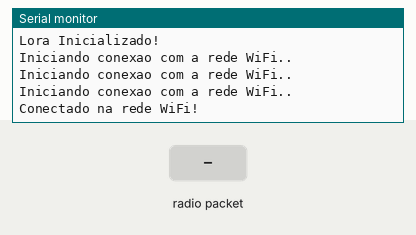
Simulated run of this sketch. Board: ESP32. Shown: the last lines printed to the serial monitor. The inputs (shaded band) are chosen by the test bench. WiFi joins after 1.5 s; servers stay silent unless stated; no radio packets arrive unless stated; no MQTT or app messages arrive unless stated.

Above: at 2.7 s.
2.8 s: radio packet "1" arrives
At 4.4 s:
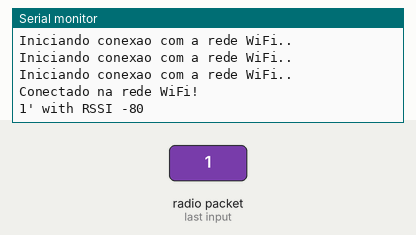
5.3 s: radio packet "0" arrives
At 6.7 s:
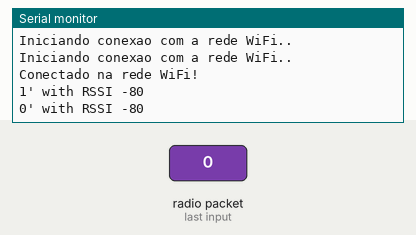
6.8 s: radio packet "2" arrives
At 9.0 s:
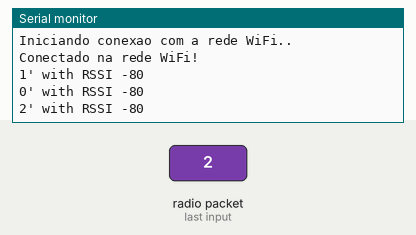

Measured:
- after the input at 2.8 s, the serial monitor: prints a new line after 1.0 s (image 1)
- after the input at 5.3 s, the serial monitor: prints a new line after 1.0 s (image 2)
- after the input at 6.8 s, the serial monitor: prints a new line after 1.0 s (image 3)

The sketch:

SketchReceiver.ino
```cpp
#include <SPI.h>
#include <LoRa.h>

//Definindo os pinos a serem usados no transceiver
#define ss 5
#define rst 14
#define dio0 2
#ifndef MQTT_MAX_PACKET_SIZE
#define MQTT_MAX_PACKET_SIZE 256
#endif
#include <WiFi.h>
#include <MQTT.h>                 //https://github.com/256dpi/arduino-mqtt
MQTTClient client(256);
const char* ssid = "COSTA E SILVA";
const char* password =  "mj12k890";
const char* mqttServer = "192.168.0.18";
const int mqttPort = 1883;
const char* mqttUser = "abcdefg";
const char* mqttPassword = "123456";
WiFiClient espClient;


void setup() {
  client.begin("192.168.0.18", espClient);

  //Frequencia do Monitor Serial
  Serial.begin(115200);
  while (!Serial);
  Serial.println("LoRa Receiver");
  //Configurando os pinos do transceiver LoRa
  LoRa.setPins(ss, rst, dio0);
  //915E6 for North America
  while (!LoRa.begin(915E6)) {
    Serial.println(".");
    delay(500);
  }
  LoRa.setSyncWord(0xF3);
  LoRa.setSpreadingFactor(12);

  Serial.println("Lora Inicializado!");
// ----------------------------------------------------------------------------------- //
  WiFi.begin(ssid, password);
  while (WiFi.status() != WL_CONNECTED)
  {
    delay(500);
    Serial.println("Iniciando conexao com a rede WiFi..");
  }
  Serial.println("Conectado na rede WiFi!");

}


void reconectabroker()
{
  //Conexao ao broker MQTT
  while (!client.connect("192.168.0.18", mqttUser, mqttPassword))
  {
    Serial.print("Conectando ao broker");
    delay(1000);
  }
}


void loop() {
  reconectabroker();
  // try to parse packet
  int packetSize = LoRa.parsePacket();
  if (packetSize) {
    // pacote recebido
//    Serial.print("Pacote recebido '");
    // Ler pacote
    while (LoRa.available()) {
      String LoRaData = LoRa.readString();
      Serial.print(LoRaData);
      char mensagem[140];
      LoRaData.toCharArray(mensagem, 140);

      client.publish("iotwanproject", mensagem);
    }
    // Mostra o RSSI do pacote
    Serial.print("' with RSSI ");
    Serial.println(LoRa.packetRssi());
  }
 //-------------------------------------------------------------


}
```
